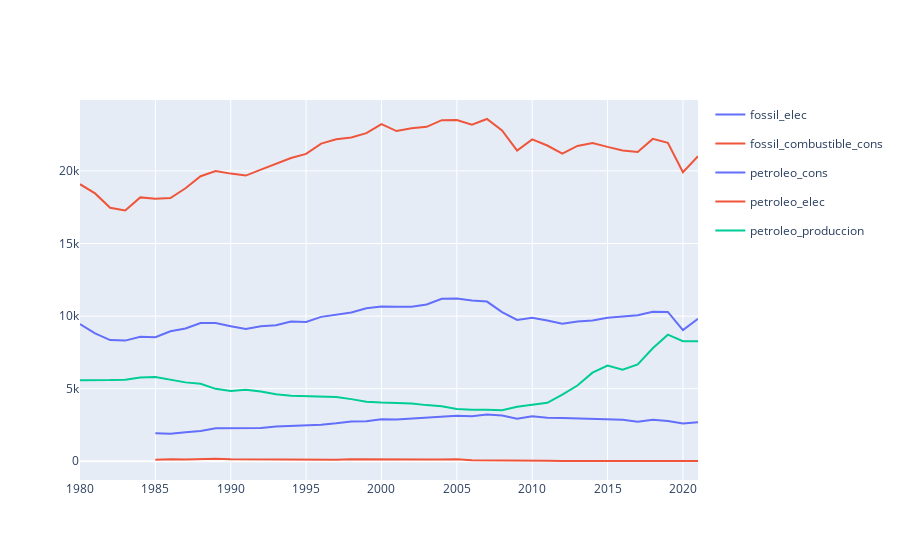

Notebook code for this chart:
### Code cell
fossil_plot = plot_by_energy('fossil' ,'USA')
petroleo_plot = plot_by_energy('petroleo' ,'USA')
Figure(fossil_plot.data + petroleo_plot.data)
